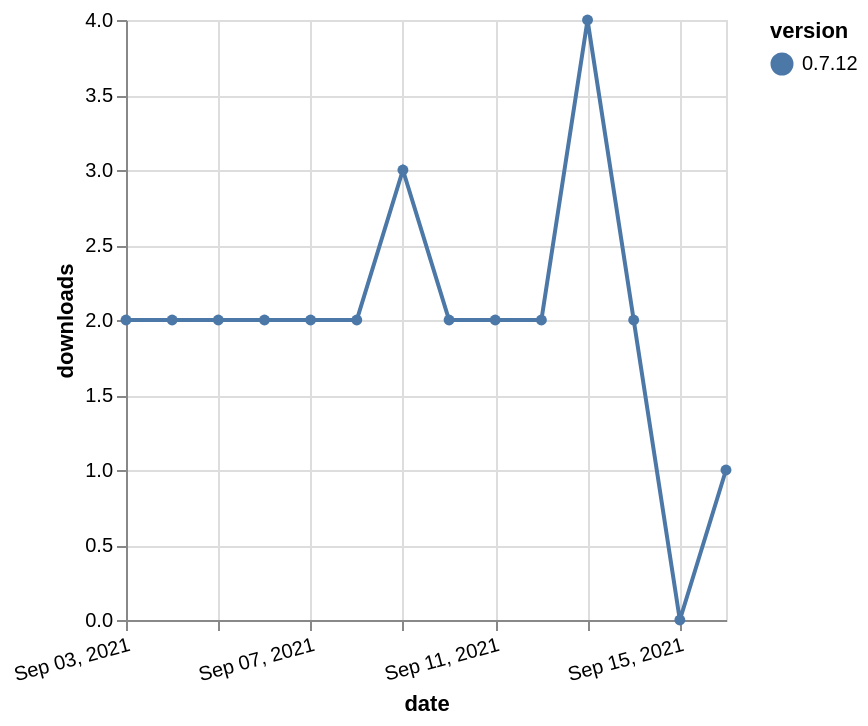

Write the Vega-Lite specification saved for this chart.
### Vega-Lite specification from a JSON file in a GitHub repository (floating-point values rounded to 4 significant figures)
{"$schema": "https://vega.github.io/schema/vega-lite/v5.json", "description": "A simple bar chart with embedded data.", "data": {"values": [{"date": "2021-09-03", "total": 2776, "delta": 2, "version": "0.7.12"}, {"date": "2021-09-04", "total": 2778, "delta": 2, "version": "0.7.12"}, {"date": "2021-09-05", "total": 2780, "delta": 2, "version": "0.7.12"}, {"date": "2021-09-06", "total": 2782, "delta": 2, "version": "0.7.12"}, {"date": "2021-09-07", "total": 2784, "delta": 2, "version": "0.7.12"}, {"date": "2021-09-08", "total": 2786, "delta": 2, "version": "0.7.12"}, {"date": "2021-09-09", "total": 2789, "delta": 3, "version": "0.7.12"}, {"date": "2021-09-10", "total": 2791, "delta": 2, "version": "0.7.12"}, {"date": "2021-09-11", "total": 2793, "delta": 2, "version": "0.7.12"}, {"date": "2021-09-12", "total": 2795, "delta": 2, "version": "0.7.12"}, {"date": "2021-09-13", "total": 2799, "delta": 4, "version": "0.7.12"}, {"date": "2021-09-14", "total": 2801, "delta": 2, "version": "0.7.12"}, {"date": "2021-09-15", "total": 2801, "delta": 0, "version": "0.7.12"}, {"date": "2021-09-16", "total": 2802, "delta": 1, "version": "0.7.12"}]}, "width": "container", "mark": {"type": "line", "point": {"filled": true}}, "encoding": {"x": {"field": "date", "type": "temporal", "timeUnit": "yearmonthdate", "title": "date", "axis": {"labelAngle": -15}}, "y": {"field": "delta", "type": "quantitative", "title": "downloads"}, "color": {"field": "version", "type": "nominal"}, "tooltip": {"field": "delta"}}}
